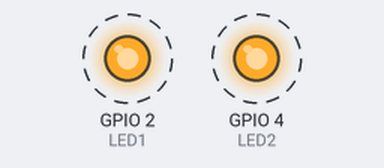
The program below on a simulated ESP32. Parts: output pins drawn as LEDs (lit = HIGH). Dashed ring = blinking. What the program prints to the serial monitor is not drawn.

Above: at 0.2 s.
Timing chart, 0 to 4.6 s (numbered marks = the images above):
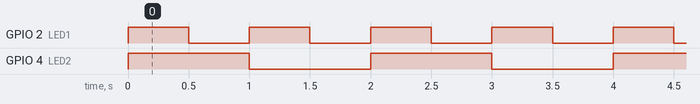

Measured:
- by itself, GPIO 2 (LED1): alternates HIGH for 0.50 s and LOW for 0.50 s
- by itself, GPIO 4 (LED2): alternates HIGH for 1.0 s and LOW for 1.0 s

The program:

main.cpp
```cpp
#include <Arduino.h>

const int LED1 = 2;  // LED rojo en G2
const int LED2 = 4;  // LED amarillo en G4
QueueHandle_t cola;

void tareaLed1(void *pv) {
  pinMode(LED1, OUTPUT);
  bool estado = false;
  Serial.printf("Led1 en el nucleo %d\n", xPortGetCoreID());

  for (;;) {
    estado = !estado;
    digitalWrite(LED1, estado);
    vTaskDelay(500 / portTICK_PERIOD_MS);
  }
}

void tareaLed2(void *pv) {
  pinMode(LED2, OUTPUT);
  bool estado = false;
  Serial.printf("Led2 en el nucleo %d\n", xPortGetCoreID());

  for (;;) {
    estado = !estado;
    digitalWrite(LED2, estado);
    vTaskDelay(1000 / portTICK_PERIOD_MS);
  }
}
void productor(void *pv) {
  int contador = 0;

  for (;;) {
    xQueueSend(cola, &contador, portMAX_DELAY);
    contador++;
    vTaskDelay(1000 / portTICK_PERIOD_MS);
  }
}

void consumidor(void *pv) {
  int dato;

  for (;;) {
    if (xQueueReceive(cola, &dato, portMAX_DELAY)) {
      Serial.printf("Recibido: %d\n", dato);
    }
  }
}

void setup() {
  Serial.begin(115200);

  // Crear la cola antes de iniciar las tareas.
  cola = xQueueCreate(5, sizeof(int));

  xTaskCreatePinnedToCore(tareaLed1, "Led1", 2048, NULL, 1, NULL, 0);
  xTaskCreatePinnedToCore(tareaLed2, "Led2", 2048, NULL, 1, NULL, 1);

  xTaskCreate(productor, "Prod", 2048, NULL, 1, NULL);
  xTaskCreate(consumidor, "Cons", 2048, NULL, 1, NULL);
}

void loop() {
}
```
